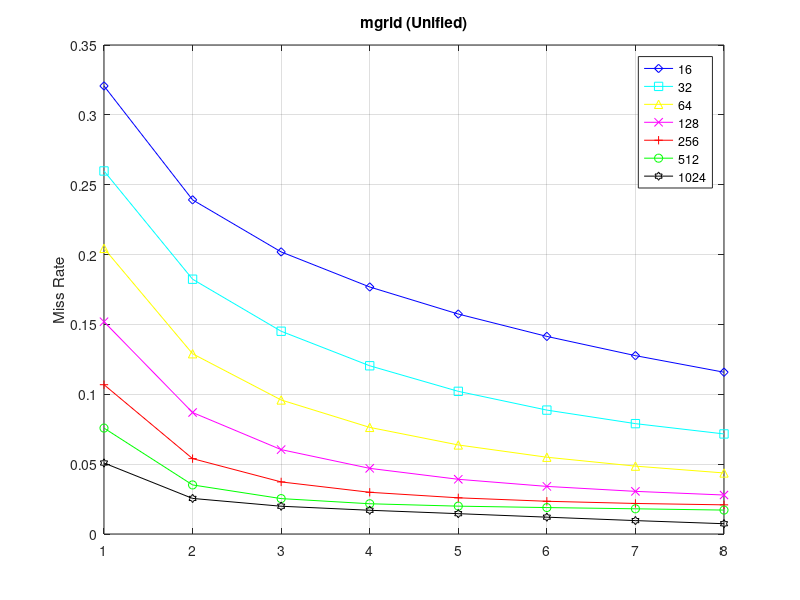

The MATLAB source for this figure: (Note: this script raises an error after producing the figure.)
set_assoc = [1, 2, 3, 4, 5, 6, 7, 8];
miss_rate_u = [0.320684	0.239166	0.201908	0.176811	0.157432	0.141428	0.127665	0.115794;
    0.259839	0.182371	0.145127	0.120408	0.102115	0.088689	0.078991	0.071625;
    0.204439	0.129016	0.095934	0.076310	0.063737	0.054949	0.048581	0.043691;
    0.151926	0.086955	0.060401	0.046987	0.039157	0.034072	0.030518	0.027903;
    0.106861	0.053951	0.037281	0.029855	0.025900	0.023423	0.021862	0.020868;
    0.075807	0.035129	0.025344	0.021648	0.019932	0.018921	0.018043	0.017119;
    0.050818	0.025458	0.019878	0.016991	0.014562	0.012055	0.009598	0.007365
    ]; 
% miss rates obtained for unified caches miss_rate_i=[ ]; 
% miss rates obtained for instruction caches miss_rate_d=[ ];
% miss rates obtained for data caches %nbr_sets = [16, 32, 64, 128, 256, 512, 1024]; 
figure(1); 
plot(set_assoc, miss_rate_u(1,:),'bd-',set_assoc, miss_rate_u(2,:), 'cs-', set_assoc, miss_rate_u(3,:), 'y^-',set_assoc, miss_rate_u(4,:), 'mx-',set_assoc, miss_rate_u(5,:),'r+-',set_assoc, miss_rate_u(6,:), 'go-', set_assoc, miss_rate_u(7,:), 'kh-'); 
legend('16', '32', '64', '128', '256', '512', '1024'); 
grid on; title('mgrid (Unified)'); 
% to be changed depending on the used benchmark xlabel('Set Associativity (blocks/set)'); 
ylabel('Miss Rate'); 
figure(2); 
plot(set_assoc, miss_rate_i(1,:),'bd-',set_assoc, miss_rate_i(2,:), 'cs-', set_assoc, miss_rate_i(3,:), 'y^-',set_assoc, miss_rate_i(4,:), 'mx-',set_assoc, miss_rate_i(5,:),'r+-',set_assoc, miss_rate_i(6,:), 'go-', set_assoc, miss_rate_i(7,:), 'kh-');
legend('16', '32', '64', '128', '256', '512', '1024');
grid on; title('mgrid (Instruction)'); 
% to be changed depending on the used benchmark xlabel('Set Associativity (blocks/set)'); 
ylabel('Miss Rate');
figure(3); 
plot(set_assoc, miss_rate_d(1,:),'bd-',set_assoc, miss_rate_d(2,:), 'cs-', set_assoc, miss_rate_d(3,:), 'y^-',set_assoc, miss_rate_d(4,:), 'mx-',set_assoc, miss_rate_d(5,:),'r+-',set_assoc, miss_rate_d(6,:), 'go-', set_assoc, miss_rate_d(7,:), 'kh-'); legend('16', '32', '64', '128', '256', '512', '1024'); 
grid on; title('mgrid (Data)'); 
% to be changed depending on the used benchmark xlabel('Set Associativity (blocks/set)');
ylabel('Miss Rate'); 